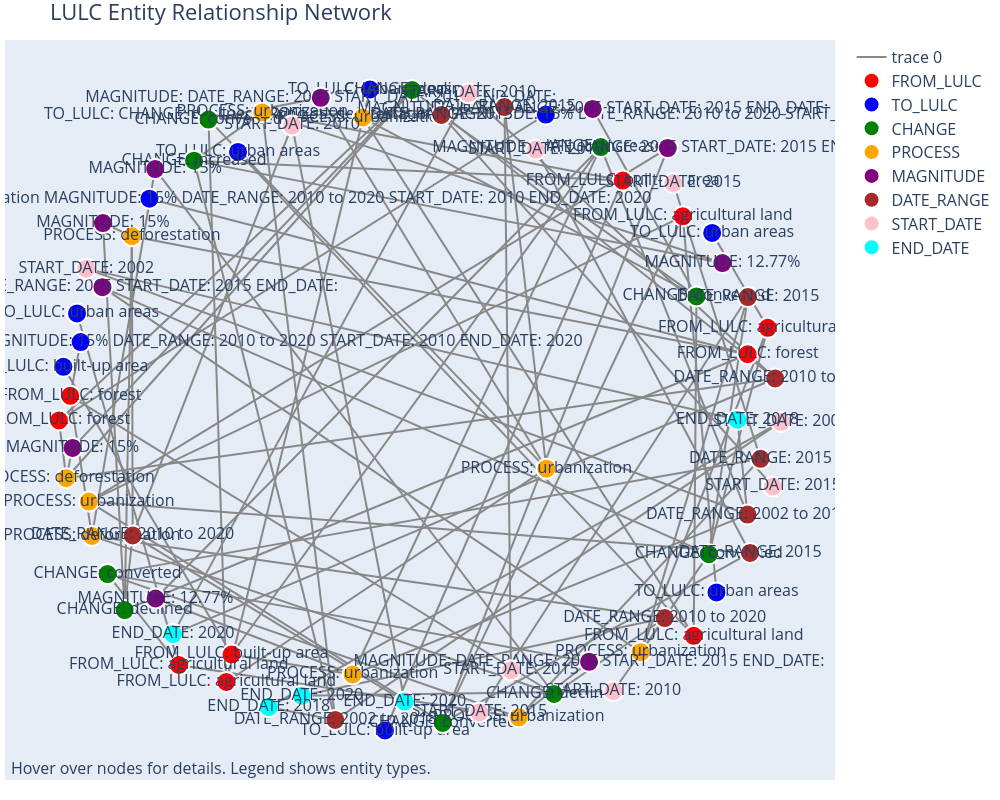

The notebook cell saved with this chart:
### Code cell
# Cell 3: Create Interactive Network Visualization with Plotly
def create_network_visualization(entities, relationships):
    """
    Create an interactive network graph using Plotly.
    """
    if not entities or not relationships:
        print("⚠️ No data to visualize")
        return None
    
    # Create NetworkX graph
    G = nx.Graph()
    
    # Add nodes
    entity_colors = {
        'FROM_LULC': 'red',
        'TO_LULC': 'blue', 
        'CHANGE': 'green',
        'PROCESS': 'orange',
        'MAGNITUDE': 'purple',
        'DATE_RANGE': 'brown',
        'START_DATE': 'pink',
        'END_DATE': 'cyan'
    }
    
    for entity in entities:
        G.add_node(entity['id'], 
                   label=entity['text'],
                   type=entity['type'],
                   color=entity_colors.get(entity['type'], 'gray'),
                   sentence=entity['sentence'][:100] + "...")
    
    # Add edges
    for rel in relationships:
        G.add_edge(rel['from_entity'], rel['to_entity'], 
                   relationship=rel['relationship'],
                   weight=1)
    
    # Create layout
    pos = nx.spring_layout(G, k=3, iterations=50)
    
    # Extract coordinates
    edge_x = []
    edge_y = []
    edge_info = []
    
    for edge in G.edges():
        x0, y0 = pos[edge[0]]
        x1, y1 = pos[edge[1]]
        edge_x.extend([x0, x1, None])
        edge_y.extend([y0, y1, None])
        
        # Get relationship info
        rel_info = next((r['relationship'] for r in relationships 
                        if (r['from_entity'] == edge[0] and r['to_entity'] == edge[1]) or
                           (r['from_entity'] == edge[1] and r['to_entity'] == edge[0])), 'unknown')
        edge_info.append(rel_info)
    
    # Create edge trace
    edge_trace = go.Scatter(x=edge_x, y=edge_y,
                           line=dict(width=2, color='#888'),
                           hoverinfo='none',
                           mode='lines')
    
    # Create node traces by type
    node_traces = []
    
    for entity_type, color in entity_colors.items():
        # Get nodes of this type
        type_entities = [e for e in entities if e['type'] == entity_type]
        if not type_entities:
            continue
            
        node_x = [pos[entity['id']][0] for entity in type_entities]
        node_y = [pos[entity['id']][1] for entity in type_entities]
        node_text = [f"{entity['type']}: {entity['text']}" for entity in type_entities]
        node_hover = [f"Type: {entity['type']}<br>Text: {entity['text']}<br>Sentence: {entity['sentence']}" 
                     for entity in type_entities]
        
        node_trace = go.Scatter(x=node_x, y=node_y,
                               mode='markers+text',
                               hoverinfo='text',
                               hovertext=node_hover,
                               text=node_text,
                               textposition="middle center",
                               name=entity_type,
                               marker=dict(size=20,
                                         color=color,
                                         line=dict(width=2, color='white')))
        node_traces.append(node_trace)
    
    # Create figure
    fig = go.Figure(data=[edge_trace] + node_traces,
                   layout=go.Layout(
                       title='LULC Entity Relationship Network',
                       font_size=16,
                       showlegend=True,
                       hovermode='closest',
                       margin=dict(b=20,l=5,r=5,t=40),
                       annotations=[ dict(
                           text="Hover over nodes for details. Legend shows entity types.",
                           showarrow=False,
                           xref="paper", yref="paper",
                           x=0.005, y=-0.002 ) ],
                       xaxis=dict(showgrid=False, zeroline=False, showticklabels=False),
                       yaxis=dict(showgrid=False, zeroline=False, showticklabels=False),
                       width=1000,
                       height=800))
    
    # Save and show
    fig.write_html("lulc_relationship_network.html")
    fig.show()
    
    print(f"✅ Interactive network saved as: lulc_relationship_network.html")
    return fig

# Create visualization
if entities and relationships:
    network_fig = create_network_visualization(entities, relationships)
else:
    print("⚠️ No entities or relationships to visualize")

### Figure 1 — Plotly figure (JSON) as saved in the notebook; plotly's stock layout.template omitted (floating-point values rounded to 4 significant figures; data arrays with more than 128 entries replaced by an {"elided": "..."} marker saying what was removed)
{"data": [{"hoverinfo": "none", "line": {"color": "#888", "width": 2}, "mode": "lines", "type": "scatter", "x": {"elided": "300 float values"}, "y": {"elided": "300 float values"}}, {"hoverinfo": "text", "hovertext": ["Type: FROM_LULC<br>Text: forest<br>Sentence: Simulation results reveal that the landscape of Thimphu city has changed considerably during the study period and the change trend is predicted to continue into 2050.", "Type: FROM_LULC<br>Text: built-up area<br>Sentence: The study observed a significant increase (12.77%) in built-up area from 2002 (52.88%) to 2018 (65.5%), followed by a slight increase in the cover of bare ground.", "Type: FROM_LULC<br>Text: forest<br>Sentence: On the contrary, forest cover declined drastically (15.25%) followed by agriculture (1.01%).", "Type: FROM_LULC<br>Text: agricultural land<br>Sentence: Rapid population growth triggered by rural urban migration coupled with hasty socio-economic development post democracy are the main drivers of these changes.", "Type: FROM_LULC<br>Text: built-up area<br>Sentence: Under the business as usual scenario, prediction analysis for the year 2050 show that built up area will consume almost all of the city area (73.21%) with forest significantly reduced to patches making up only about 16% of the city.", "Type: FROM_LULC<br>Text: agricultural land<br>Sentence: Prior to this, the area was occupied by terraced agricultural fields and some 13 villages.", "Type: FROM_LULC<br>Text: agricultural land<br>Sentence: Expansion of Thimphu city in 2002 added local areas of Lanjophaka, Heo-Samteling, Jungshi-Pamtsho, Taba and Dechencholing in the north and Changjiji, Lungtenphu, Simtokha, and Babesa in the south ( Fig.", "Type: FROM_LULC<br>Text: forest<br>Sentence: The period, 2002-2018 represents a rapid expansion of the city accompanied by expediated socio-economic development that led to significant changes in the city's landscape.", "Type: FROM_LULC<br>Text: agricultural land<br>Sentence: These expediated changes can be attributed to: i) governments approval for expansion of the city in 2002, followed by the hastened construction of city infrastructure post Bhutan's transition to democracy in 2008.", "Type: FROM_LULC<br>Text: agricultural land<br>Sentence: The resultant improvement in basic facilities combined with creation of additional jobs further attracted more immigration from rural areas and lesser developed cities, causing a boom in real estate and informal settlements and triggering significant changes in land uses."], "marker": {"color": "red", "line": {"color": "white", "width": 2}, "size": 20}, "mode": "markers+text", "name": "FROM_LULC", "text": ["FROM_LULC: forest", "FROM_LULC: built-up area", "FROM_LULC: forest", "FROM_LULC: agricultural land", "FROM_LULC: built-up area", "FROM_LULC: agricultural land", "FROM_LULC: agricultural land", "FROM_LULC: forest", "FROM_LULC: agricultural land", "FROM_LULC: agricultural land"], "textposition": "middle center", "type": "scatter", "x": [-0.976, -0.5038, -0.9452, 0.9636, 0.5668, 0.7311, -0.5182, 0.9088, 0.7611, -0.648], "y": [-0.04661, -0.7642, 0.02879, 0.2372, 0.6889, 0.5792, -0.8486, 0.1563, -0.7071, -0.7964]}, {"hoverinfo": "text", "hovertext": ["Type: TO_LULC<br>Text: CHANGE: declined\nPROCESS: deforestation\nMAGNITUDE: 15%\nDATE_RANGE: 2010 to 2020\nSTART_DATE: 2010\nEND_DATE: 2020<br>Sentence: Simulation results reveal that the landscape of Thimphu city has changed considerably during the study period and the change trend is predicted to continue into 2050.", "Type: TO_LULC<br>Text: built-up area<br>Sentence: The study observed a significant increase (12.77%) in built-up area from 2002 (52.88%) to 2018 (65.5%), followed by a slight increase in the cover of bare ground.", "Type: TO_LULC<br>Text: CHANGE: declined\nPROCESS: deforestation\nMAGNITUDE: 15%\nDATE_RANGE: 2010 to 2020\nSTART_DATE: 2010\nEND_DATE: 2020<br>Sentence: On the contrary, forest cover declined drastically (15.25%) followed by agriculture (1.01%).", "Type: TO_LULC<br>Text: urban areas<br>Sentence: Rapid population growth triggered by rural urban migration coupled with hasty socio-economic development post democracy are the main drivers of these changes.", "Type: TO_LULC<br>Text: built-up area<br>Sentence: Under the business as usual scenario, prediction analysis for the year 2050 show that built up area will consume almost all of the city area (73.21%) with forest significantly reduced to patches making up only about 16% of the city.", "Type: TO_LULC<br>Text: urban areas<br>Sentence: Prior to this, the area was occupied by terraced agricultural fields and some 13 villages.", "Type: TO_LULC<br>Text: urban areas<br>Sentence: Expansion of Thimphu city in 2002 added local areas of Lanjophaka, Heo-Samteling, Jungshi-Pamtsho, Taba and Dechencholing in the north and Changjiji, Lungtenphu, Simtokha, and Babesa in the south ( Fig.", "Type: TO_LULC<br>Text: CHANGE: declined\nPROCESS: deforestation\nMAGNITUDE: 15%\nDATE_RANGE: 2010 to 2020\nSTART_DATE: 2010\nEND_DATE: 2020<br>Sentence: The period, 2002-2018 represents a rapid expansion of the city accompanied by expediated socio-economic development that led to significant changes in the city's landscape.", "Type: TO_LULC<br>Text: urban areas<br>Sentence: These expediated changes can be attributed to: i) governments approval for expansion of the city in 2002, followed by the hastened construction of city infrastructure post Bhutan's transition to democracy in 2008.", "Type: TO_LULC<br>Text: urban areas<br>Sentence: The resultant improvement in basic facilities combined with creation of additional jobs further attracted more immigration from rural areas and lesser developed cities, causing a boom in real estate and informal settlements and triggering significant changes in land uses."], "marker": {"color": "blue", "line": {"color": "white", "width": 2}, "size": 20}, "mode": "markers+text", "name": "TO_LULC", "text": ["TO_LULC: CHANGE: declined\nPROCESS: deforestation\nMAGNITUDE: 15%\nDATE_RANGE: 2010 to 2020\nSTART_DATE: 2010\nEND_DATE: 2020", "TO_LULC: built-up area", "TO_LULC: CHANGE: declined\nPROCESS: deforestation\nMAGNITUDE: 15%\nDATE_RANGE: 2010 to 2020\nSTART_DATE: 2010\nEND_DATE: 2020", "TO_LULC: urban areas", "TO_LULC: built-up area", "TO_LULC: urban areas", "TO_LULC: urban areas", "TO_LULC: CHANGE: declined\nPROCESS: deforestation\nMAGNITUDE: 15%\nDATE_RANGE: 2010 to 2020\nSTART_DATE: 2010\nEND_DATE: 2020", "TO_LULC: urban areas", "TO_LULC: urban areas"], "textposition": "middle center", "type": "scatter", "x": [0.3563, -0.9639, -0.9168, 0.8116, -0.08377, 0.8234, -0.1248, -0.7284, -0.4861, -0.9267], "y": [0.8912, 0.1179, 0.1935, 0.5281, -0.9972, -0.5738, 0.9679, 0.6331, 0.7766, 0.2815]}, {"hoverinfo": "text", "hovertext": ["Type: CHANGE<br>Text: declined<br>Sentence: Simulation results reveal that the landscape of Thimphu city has changed considerably during the study period and the change trend is predicted to continue into 2050.", "Type: CHANGE<br>Text: increased<br>Sentence: The study observed a significant increase (12.77%) in built-up area from 2002 (52.88%) to 2018 (65.5%), followed by a slight increase in the cover of bare ground.", "Type: CHANGE<br>Text: declined<br>Sentence: On the contrary, forest cover declined drastically (15.25%) followed by agriculture (1.01%).", "Type: CHANGE<br>Text: converted<br>Sentence: Rapid population growth triggered by rural urban migration coupled with hasty socio-economic development post democracy are the main drivers of these changes.", "Type: CHANGE<br>Text: increased<br>Sentence: Under the business as usual scenario, prediction analysis for the year 2050 show that built up area will consume almost all of the city area (73.21%) with forest significantly reduced to patches making up only about 16% of the city.", "Type: CHANGE<br>Text: converted<br>Sentence: Prior to this, the area was occupied by terraced agricultural fields and some 13 villages.", "Type: CHANGE<br>Text: converted<br>Sentence: Expansion of Thimphu city in 2002 added local areas of Lanjophaka, Heo-Samteling, Jungshi-Pamtsho, Taba and Dechencholing in the north and Changjiji, Lungtenphu, Simtokha, and Babesa in the south ( Fig.", "Type: CHANGE<br>Text: declined<br>Sentence: The period, 2002-2018 represents a rapid expansion of the city accompanied by expediated socio-economic development that led to significant changes in the city's landscape.", "Type: CHANGE<br>Text: converted<br>Sentence: These expediated changes can be attributed to: i) governments approval for expansion of the city in 2002, followed by the hastened construction of city infrastructure post Bhutan's transition to democracy in 2008.", "Type: CHANGE<br>Text: converted<br>Sentence: The resultant improvement in basic facilities combined with creation of additional jobs further attracted more immigration from rural areas and lesser developed cities, causing a boom in real estate and informal settlements and triggering significant changes in land uses."], "marker": {"color": "green", "line": {"color": "white", "width": 2}, "size": 20}, "mode": "markers+text", "name": "CHANGE", "text": ["CHANGE: declined", "CHANGE: increased", "CHANGE: declined", "CHANGE: converted", "CHANGE: increased", "CHANGE: converted", "CHANGE: converted", "CHANGE: declined", "CHANGE: converted", "CHANGE: converted"], "textposition": "middle center", "type": "scatter", "x": [-0.009554, 0.5068, 0.3788, 0.8025, -0.6064, 0.07412, -0.5668, -0.7963, 0.7688, -0.8431], "y": [0.9664, 0.7915, -0.8853, -0.4567, 0.7498, -0.9739, 0.8756, -0.6279, 0.3336, -0.5178]}, {"hoverinfo": "text", "hovertext": ["Type: PROCESS<br>Text: deforestation<br>Sentence: Simulation results reveal that the landscape of Thimphu city has changed considerably during the study period and the change trend is predicted to continue into 2050.", "Type: PROCESS<br>Text: urbanization<br>Sentence: The study observed a significant increase (12.77%) in built-up area from 2002 (52.88%) to 2018 (65.5%), followed by a slight increase in the cover of bare ground.", "Type: PROCESS<br>Text: deforestation<br>Sentence: On the contrary, forest cover declined drastically (15.25%) followed by agriculture (1.01%).", "Type: PROCESS<br>Text: urbanization<br>Sentence: Rapid population growth triggered by rural urban migration coupled with hasty socio-economic development post democracy are the main drivers of these changes.", "Type: PROCESS<br>Text: urbanization<br>Sentence: Under the business as usual scenario, prediction analysis for the year 2050 show that built up area will consume almost all of the city area (73.21%) with forest significantly reduced to patches making up only about 16% of the city.", "Type: PROCESS<br>Text: urbanization<br>Sentence: Prior to this, the area was occupied by terraced agricultural fields and some 13 villages.", "Type: PROCESS<br>Text: urbanization<br>Sentence: Expansion of Thimphu city in 2002 added local areas of Lanjophaka, Heo-Samteling, Jungshi-Pamtsho, Taba and Dechencholing in the north and Changjiji, Lungtenphu, Simtokha, and Babesa in the south ( Fig.", "Type: PROCESS<br>Text: deforestation<br>Sentence: The period, 2002-2018 represents a rapid expansion of the city accompanied by expediated socio-economic development that led to significant changes in the city's landscape.", "Type: PROCESS<br>Text: urbanization<br>Sentence: These expediated changes can be attributed to: i) governments approval for expansion of the city in 2002, followed by the hastened construction of city infrastructure post Bhutan's transition to democracy in 2008.", "Type: PROCESS<br>Text: urbanization<br>Sentence: The resultant improvement in basic facilities combined with creation of additional jobs further attracted more immigration from rural areas and lesser developed cities, causing a boom in real estate and informal settlements and triggering significant changes in land uses."], "marker": {"color": "orange", "line": {"color": "white", "width": 2}, "size": 20}, "mode": "markers+text", "name": "PROCESS", "text": ["PROCESS: deforestation", "PROCESS: urbanization", "PROCESS: deforestation", "PROCESS: urbanization", "PROCESS: urbanization", "PROCESS: urbanization", "PROCESS: urbanization", "PROCESS: deforestation", "PROCESS: urbanization", "PROCESS: urbanization"], "textposition": "middle center", "type": "scatter", "x": [-0.9562, -0.1724, -0.8859, 0.616, -0.4196, -0.8942, 0.3579, -0.7765, -0.145, 0.2824], "y": [-0.2238, -0.8254, -0.4006, -0.7571, 0.8977, -0.2954, -0.1945, 0.5183, 0.8821, -0.9568]}, {"hoverinfo": "text", "hovertext": ["Type: MAGNITUDE<br>Text: 15%<br>Sentence: Simulation results reveal that the landscape of Thimphu city has changed considerably during the study period and the change trend is predicted to continue into 2050.", "Type: MAGNITUDE<br>Text: 12.77%<br>Sentence: The study observed a significant increase (12.77%) in built-up area from 2002 (52.88%) to 2018 (65.5%), followed by a slight increase in the cover of bare ground.", "Type: MAGNITUDE<br>Text: 15%<br>Sentence: On the contrary, forest cover declined drastically (15.25%) followed by agriculture (1.01%).", "Type: MAGNITUDE<br>Text: DATE_RANGE: 2015\nSTART_DATE: 2015\nEND_DATE:<br>Sentence: Rapid population growth triggered by rural urban migration coupled with hasty socio-economic development post democracy are the main drivers of these changes.", "Type: MAGNITUDE<br>Text: 12.77%<br>Sentence: Under the business as usual scenario, prediction analysis for the year 2050 show that built up area will consume almost all of the city area (73.21%) with forest significantly reduced to patches making up only about 16% of the city.", "Type: MAGNITUDE<br>Text: DATE_RANGE: 2015\nSTART_DATE: 2015\nEND_DATE:<br>Sentence: Prior to this, the area was occupied by terraced agricultural fields and some 13 villages.", "Type: MAGNITUDE<br>Text: DATE_RANGE: 2015\nSTART_DATE: 2015\nEND_DATE:<br>Sentence: Expansion of Thimphu city in 2002 added local areas of Lanjophaka, Heo-Samteling, Jungshi-Pamtsho, Taba and Dechencholing in the north and Changjiji, Lungtenphu, Simtokha, and Babesa in the south ( Fig.", "Type: MAGNITUDE<br>Text: 15%<br>Sentence: The period, 2002-2018 represents a rapid expansion of the city accompanied by expediated socio-economic development that led to significant changes in the city's landscape.", "Type: MAGNITUDE<br>Text: DATE_RANGE: 2015\nSTART_DATE: 2015\nEND_DATE:<br>Sentence: These expediated changes can be attributed to: i) governments approval for expansion of the city in 2002, followed by the hastened construction of city infrastructure post Bhutan's transition to democracy in 2008.", "Type: MAGNITUDE<br>Text: DATE_RANGE: 2015\nSTART_DATE: 2015\nEND_DATE:<br>Sentence: The resultant improvement in basic facilities combined with creation of additional jobs further attracted more immigration from rural areas and lesser developed cities, causing a boom in real estate and informal settlements and triggering significant changes in land uses."], "marker": {"color": "purple", "line": {"color": "white", "width": 2}, "size": 20}, "mode": "markers+text", "name": "MAGNITUDE", "text": ["MAGNITUDE: 15%", "MAGNITUDE: 12.77%", "MAGNITUDE: 15%", "MAGNITUDE: DATE_RANGE: 2015\nSTART_DATE: 2015\nEND_DATE:", "MAGNITUDE: 12.77%", "MAGNITUDE: DATE_RANGE: 2015\nSTART_DATE: 2015\nEND_DATE:", "MAGNITUDE: DATE_RANGE: 2015\nSTART_DATE: 2015\nEND_DATE:", "MAGNITUDE: 15%", "MAGNITUDE: DATE_RANGE: 2015\nSTART_DATE: 2015\nEND_DATE:", "MAGNITUDE: DATE_RANGE: 2015\nSTART_DATE: 2015\nEND_DATE:"], "textposition": "middle center", "type": "scatter", "x": [-0.9389, -0.7118, -0.7129, -0.857, 0.8396, 0.6902, -0.2597, -0.8558, 0.4848, 0.4747], "y": [-0.1309, -0.5926, 0.7241, 0.3618, 0.4359, 0.7884, 0.9425, 0.5584, 0.9083, -0.7866]}, {"hoverinfo": "text", "hovertext": ["Type: DATE_RANGE<br>Text: 2010 to 2020<br>Sentence: Simulation results reveal that the landscape of Thimphu city has changed considerably during the study period and the change trend is predicted to continue into 2050.", "Type: DATE_RANGE<br>Text: 2002 to 2018<br>Sentence: The study observed a significant increase (12.77%) in built-up area from 2002 (52.88%) to 2018 (65.5%), followed by a slight increase in the cover of bare ground.", "Type: DATE_RANGE<br>Text: 2010 to 2020<br>Sentence: On the contrary, forest cover declined drastically (15.25%) followed by agriculture (1.01%).", "Type: DATE_RANGE<br>Text: 2015<br>Sentence: Rapid population growth triggered by rural urban migration coupled with hasty socio-economic development post democracy are the main drivers of these changes.", "Type: DATE_RANGE<br>Text: 2002 to 2018<br>Sentence: Under the business as usual scenario, prediction analysis for the year 2050 show that built up area will consume almost all of the city area (73.21%) with forest significantly reduced to patches making up only about 16% of the city.", "Type: DATE_RANGE<br>Text: 2015<br>Sentence: Prior to this, the area was occupied by terraced agricultural fields and some 13 villages.", "Type: DATE_RANGE<br>Text: 2015<br>Sentence: Expansion of Thimphu city in 2002 added local areas of Lanjophaka, Heo-Samteling, Jungshi-Pamtsho, Taba and Dechencholing in the north and Changjiji, Lungtenphu, Simtokha, and Babesa in the south ( Fig.", "Type: DATE_RANGE<br>Text: 2010 to 2020<br>Sentence: The period, 2002-2018 represents a rapid expansion of the city accompanied by expediated socio-economic development that led to significant changes in the city's landscape.", "Type: DATE_RANGE<br>Text: 2015<br>Sentence: These expediated changes can be attributed to: i) governments approval for expansion of the city in 2002, followed by the hastened construction of city infrastructure post Bhutan's transition to democracy in 2008.", "Type: DATE_RANGE<br>Text: 2015<br>Sentence: The resultant improvement in basic facilities combined with creation of additional jobs further attracted more immigration from rural areas and lesser developed cities, causing a boom in real estate and informal settlements and triggering significant changes in land uses."], "marker": {"color": "brown", "line": {"color": "white", "width": 2}, "size": 20}, "mode": "markers+text", "name": "DATE_RANGE", "text": ["DATE_RANGE: 2010 to 2020", "DATE_RANGE: 2002 to 2018", "DATE_RANGE: 2010 to 2020", "DATE_RANGE: 2015", "DATE_RANGE: 2002 to 2018", "DATE_RANGE: 2015", "DATE_RANGE: 2015", "DATE_RANGE: 2010 to 2020", "DATE_RANGE: 2015", "DATE_RANGE: 2015"], "textposition": "middle center", "type": "scatter", "x": [0.984, 0.9083, 0.6817, 0.9093, -0.2198, 0.9154, 0.2433, -0.7744, 0.07053, 0.9439], "y": [0.08198, -0.3352, -0.6524, 0.3316, -0.9648, -0.453, 0.914, -0.3991, 0.8901, -0.1643]}, {"hoverinfo": "text", "hovertext": ["Type: START_DATE<br>Text: 2010<br>Sentence: Simulation results reveal that the landscape of Thimphu city has changed considerably during the study period and the change trend is predicted to continue into 2050.", "Type: START_DATE<br>Text: 2002<br>Sentence: The study observed a significant increase (12.77%) in built-up area from 2002 (52.88%) to 2018 (65.5%), followed by a slight increase in the cover of bare ground.", "Type: START_DATE<br>Text: 2010<br>Sentence: On the contrary, forest cover declined drastically (15.25%) followed by agriculture (1.01%).", "Type: START_DATE<br>Text: 2015<br>Sentence: Rapid population growth triggered by rural urban migration coupled with hasty socio-economic development post democracy are the main drivers of these changes.", "Type: START_DATE<br>Text: 2002<br>Sentence: Under the business as usual scenario, prediction analysis for the year 2050 show that built up area will consume almost all of the city area (73.21%) with forest significantly reduced to patches making up only about 16% of the city.", "Type: START_DATE<br>Text: 2015<br>Sentence: Prior to this, the area was occupied by terraced agricultural fields and some 13 villages.", "Type: START_DATE<br>Text: 2015<br>Sentence: Expansion of Thimphu city in 2002 added local areas of Lanjophaka, Heo-Samteling, Jungshi-Pamtsho, Taba and Dechencholing in the north and Changjiji, Lungtenphu, Simtokha, and Babesa in the south ( Fig.", "Type: START_DATE<br>Text: 2010<br>Sentence: The period, 2002-2018 represents a rapid expansion of the city accompanied by expediated socio-economic development that led to significant changes in the city's landscape.", "Type: START_DATE<br>Text: 2015<br>Sentence: These expediated changes can be attributed to: i) governments approval for expansion of the city in 2002, followed by the hastened construction of city infrastructure post Bhutan's transition to democracy in 2008.", "Type: START_DATE<br>Text: 2015<br>Sentence: The resultant improvement in basic facilities combined with creation of additional jobs further attracted more immigration from rural areas and lesser developed cities, causing a boom in real estate and informal settlements and triggering significant changes in land uses."], "marker": {"color": "pink", "line": {"color": "white", "width": 2}, "size": 20}, "mode": "markers+text", "name": "START_DATE", "text": ["START_DATE: 2010", "START_DATE: 2002", "START_DATE: 2010", "START_DATE: 2015", "START_DATE: 2002", "START_DATE: 2015", "START_DATE: 2015", "START_DATE: 2010", "START_DATE: 2015", "START_DATE: 2015"], "textposition": "middle center", "type": "scatter", "x": [0.1446, -0.9013, 0.5414, 0.1744, 1, 0.3295, 0.261, -0.3381, 0.978, 0.7054], "y": [0.9562, 0.4187, -0.8769, -0.9418, -0.051, 0.7839, -0.8124, 0.8579, -0.2489, 0.6811]}, {"hoverinfo": "text", "hovertext": ["Type: END_DATE<br>Text: 2020<br>Sentence: Simulation results reveal that the landscape of Thimphu city has changed considerably during the study period and the change trend is predicted to continue into 2050.", "Type: END_DATE<br>Text: 2018<br>Sentence: The study observed a significant increase (12.77%) in built-up area from 2002 (52.88%) to 2018 (65.5%), followed by a slight increase in the cover of bare ground.", "Type: END_DATE<br>Text: 2020<br>Sentence: On the contrary, forest cover declined drastically (15.25%) followed by agriculture (1.01%).", "Type: END_DATE<br>Text: 2018<br>Sentence: Under the business as usual scenario, prediction analysis for the year 2050 show that built up area will consume almost all of the city area (73.21%) with forest significantly reduced to patches making up only about 16% of the city.", "Type: END_DATE<br>Text: 2020<br>Sentence: The period, 2002-2018 represents a rapid expansion of the city accompanied by expediated socio-economic development that led to significant changes in the city's landscape."], "marker": {"color": "cyan", "line": {"color": "white", "width": 2}, "size": 20}, "mode": "markers+text", "name": "END_DATE", "text": ["END_DATE: 2020", "END_DATE: 2018", "END_DATE: 2020", "END_DATE: 2018", "END_DATE: 2020"], "textposition": "middle center", "type": "scatter", "x": [-0.6639, 0.8806, -0.3114, -0.402, -0.02986], "y": [-0.7017, -0.04433, -0.8904, -0.9257, -0.9085]}], "layout": {"annotations": [{"showarrow": false, "text": "Hover over nodes for details. Legend shows entity types.", "x": 0.005, "xref": "paper", "y": -0.002, "yref": "paper"}], "font": {"size": 16}, "height": 800, "hovermode": "closest", "margin": {"b": 20, "l": 5, "r": 5, "t": 40}, "showlegend": true, "title": {"text": "LULC Entity Relationship Network"}, "width": 1000, "xaxis": {"showgrid": false, "showticklabels": false, "zeroline": false}, "yaxis": {"showgrid": false, "showticklabels": false, "zeroline": false}}}
